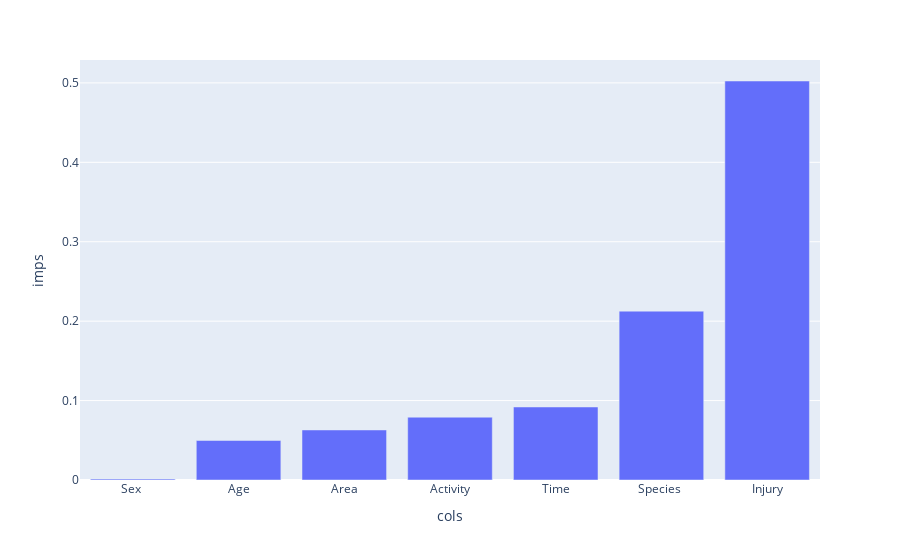

Notebook code for this chart:
### Code cell
col_sorted_by_importance=clf.feature_importances_.argsort()
feat_imp=pd.DataFrame({
    'cols':X.columns[col_sorted_by_importance],
    'imps':clf.feature_importances_[col_sorted_by_importance]
})

import plotly_express as px
px.bar(feat_imp, x='cols', y='imps')

### Figure 1 — Plotly figure (JSON) as saved in the notebook; plotly's stock layout.template omitted (floating-point values rounded to 4 significant figures)
{"data": [{"alignmentgroup": "True", "hovertemplate": "cols=%{x}<br>imps=%{y}<extra></extra>", "legendgroup": "", "marker": {"color": "#636efa"}, "name": "", "offsetgroup": "", "orientation": "v", "showlegend": false, "textposition": "auto", "type": "bar", "x": ["Sex ", "Age", "Area", "Activity", "Time", "Species ", "Injury"], "xaxis": "x", "y": [0.001226, 0.04974, 0.06301, 0.07909, 0.09193, 0.2126, 0.5024], "yaxis": "y"}], "layout": {"barmode": "relative", "legend": {"tracegroupgap": 0}, "margin": {"t": 60}, "xaxis": {"anchor": "y", "domain": [0, 1], "title": {"text": "cols"}}, "yaxis": {"anchor": "x", "domain": [0, 1], "title": {"text": "imps"}}}}
